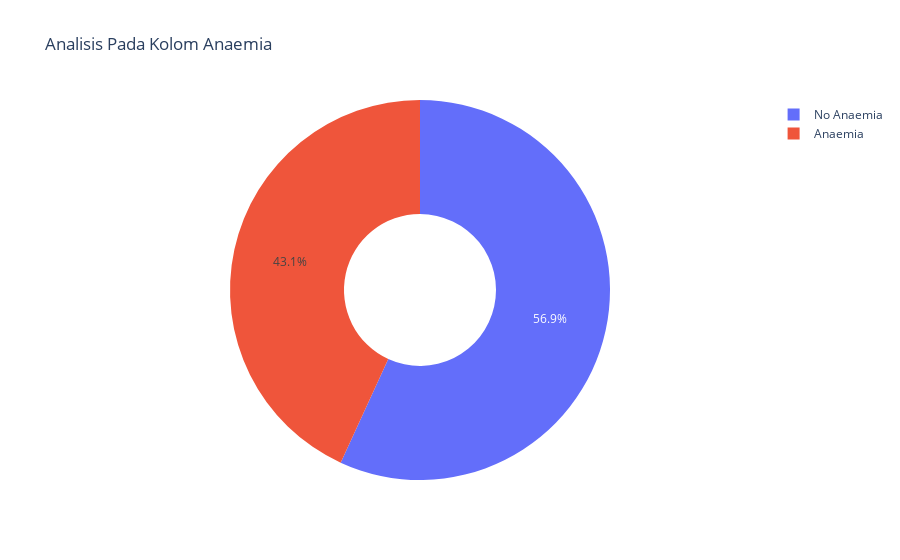

This figure's notebook cell:
### Markdown cell above
**Kesimpulan**

- Pada dataset, ada 41,8% pasien penderita diabetes dan 58,2% pasien yang tidak penderita diabetes
- Ada 32% dari penderita diabetes yang meninggal dan 68% penderita diabetes yang selamat
- Ada 39,5% pasien yang tidak menderita diabetes dan 28,4% pasien yang menderita diabetes yang selamat
- Ada 18,7% pasien yang tidak menderita diabetes dan 13,4% pasien yang menderita diabetes yang tidak selamat

### Code cell
# Analisis Pada Kolom Anaemia

anaemia_yes = df[df['anaemia']==1]
anaemia_no = df[df['anaemia']==0]

labels = ['No Anaemia', 'Anaemia']
values = [len(anaemia_no), len(anaemia_yes)]
fig = go.Figure(data=[go.Pie(labels=labels, values=values, hole=.4)])
fig.update_layout(
    title_text="Analisis Pada Kolom Anaemia")
fig.show()

### Figure 1 — Plotly figure (JSON) as saved in the notebook; plotly's stock layout.template omitted (floating-point values rounded to 4 significant figures)
{"data": [{"hole": 0.4, "labels": ["No Anaemia", "Anaemia"], "type": "pie", "values": [170, 129]}], "layout": {"title": {"text": "Analisis Pada Kolom Anaemia"}}}
